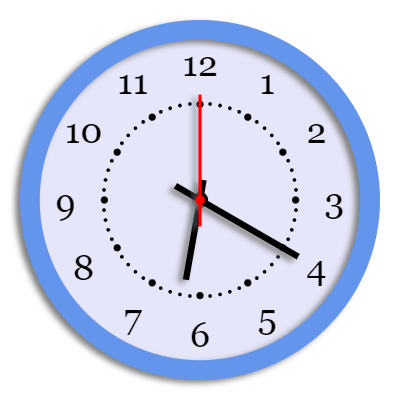
#> input picture clock8.png, 400 x 400 px
$ python 'test remove shadow.py'   (older library calls are emulated)
#> lines starting #> are read from the running program, lines starting #| are printed output that depends on the picture; after the words box and inside, x2 and y2 are one past the last pixel; in counts of white or black regions, pixels touching at a corner belong together
import cv2
import numpy as np

img = cv2.imread("clock8.png")
#> img is the input picture: shape (400, 400, 3); mean B, G, R 238.7, 218, 212.2
cv2.imshow('org img', img)


def shadow_remove(shadow_img):
    rgb_planes = cv2.split(shadow_img)
    result_norm_planes = []
    for plane in rgb_planes:
        dilated_img = cv2.dilate(plane, np.ones((7, 7), np.uint8))
        bg_img = cv2.medianBlur(dilated_img, 21)
        diff_img = 255 - cv2.absdiff(plane, bg_img)
        norm_img = cv2.normalize(diff_img, None, alpha=0, beta=255, norm_type=cv2.NORM_MINMAX, dtype=cv2.CV_8UC1)
        result_norm_planes.append(norm_img)
#> this loop made 3 passes
#> pass 1, in shadow_remove, `dilated_img = cv2.dilate(plane, np.ones((7, 7), np.uint8))`:
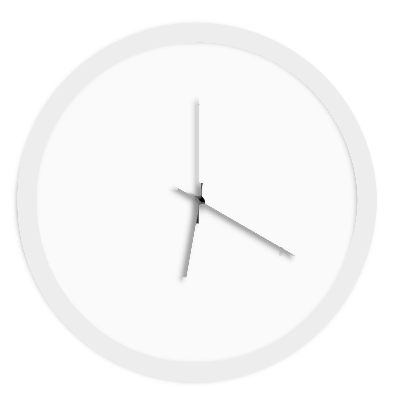
#> dilated_img: shape (400, 400); min 1, max 255, mean 248.9
#> pass 1, in shadow_remove, `diff_img = 255 - cv2.absdiff(plane, bg_img)`:
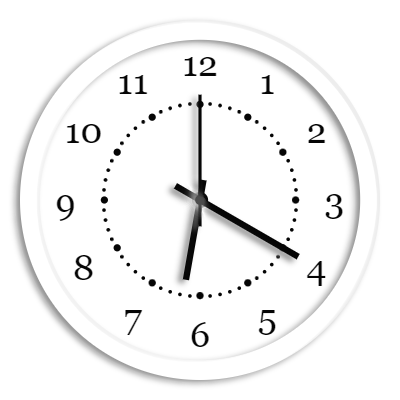
#> diff_img: shape (400, 400); min 5, max 255, mean 244
#> after the loop:
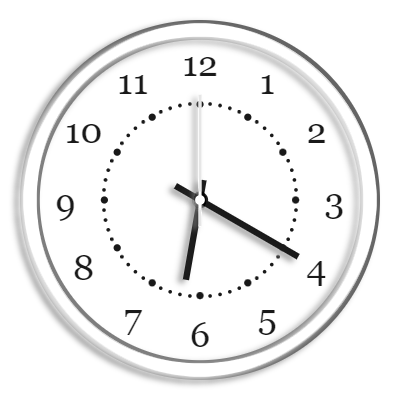
#> diff_img: shape (400, 400); min 0, max 255, mean 240.9
#> after the loop:
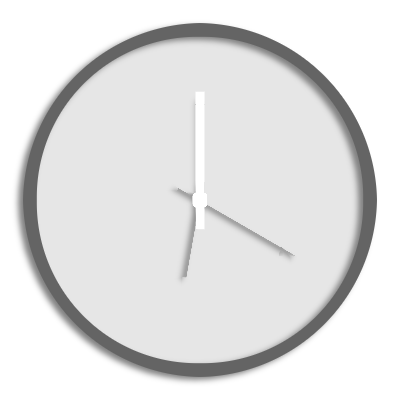
#> dilated_img: shape (400, 400); min 100, max 255, mean 225.7
#> after the loop, result_norm_planes = 3 items
    img_without_shadow = cv2.merge(result_norm_planes)
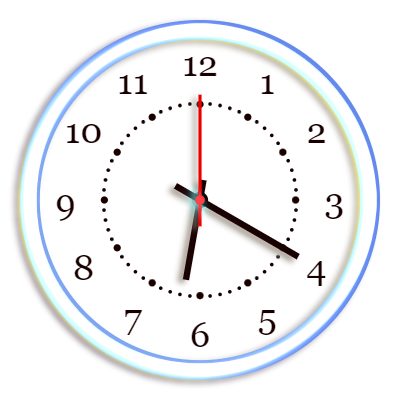
#> img_without_shadow: shape (400, 400, 3); mean of channels 0, 1, 2 243.8, 241.7, 240.9; drawn as B, G, R
    return img_without_shadow


shad = shadow_remove(img)
cv2.imshow('img without shadow', shad)

gray_img = cv2.cvtColor(shad, cv2.COLOR_BGR2GRAY)
gray_img = cv2.GaussianBlur(gray_img, ksize=(7, 7), sigmaX=0)
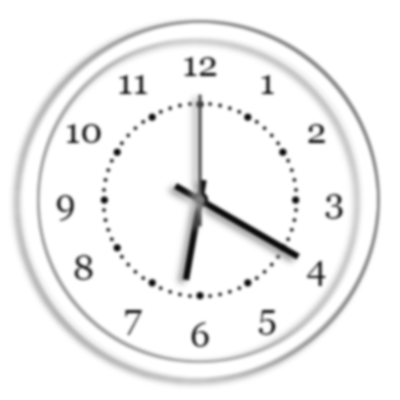
#> gray_img: shape (400, 400); min 11, max 255, mean 241.7
canny_edges = cv2.Canny(gray_img, 100, 150)
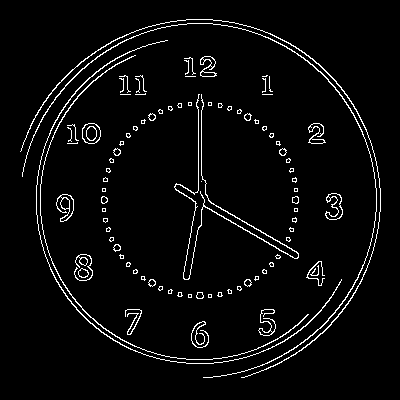
#> canny_edges: shape (400, 400); 4.1% white in thin lines or dots, all inside (x1, y1, x2, y2) = (20, 19, 381, 378)
cv2.imshow('gray img', gray_img)
cv2.imshow('canny edges', canny_edges)

cv2.waitKey(0)
cv2.destroyAllWindows()

$ run again, with clock10.png copied over clock8.png
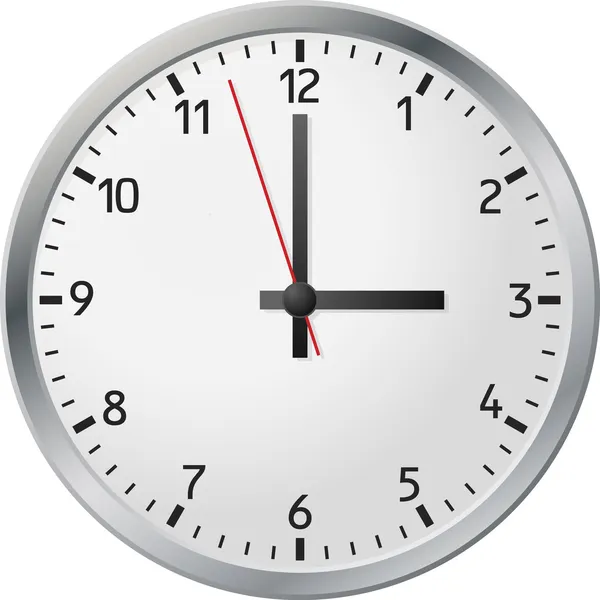
#> input picture clock10.png, 600 x 600 px
#> img is the input picture: shape (600, 600, 3); mean B, G, R 219.9, 219.7, 219.6
#> the loop in shadow_remove, `for plane in rgb_planes:` made 3 passes
#> pass 1, in shadow_remove, `diff_img = 255 - cv2.absdiff(plane, bg_img)`:
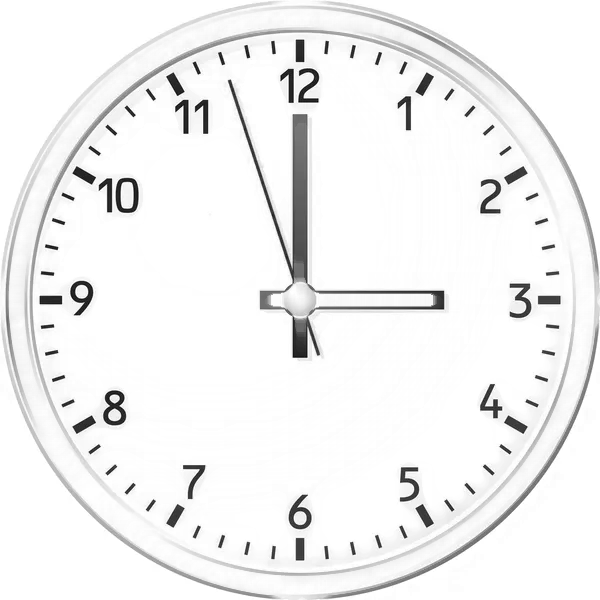
#> diff_img: shape (600, 600); min 3, max 255, mean 241.9
#> after the loop in shadow_remove, `for plane in rgb_planes:`: result_norm_planes = 3 items
#> `canny_edges = cv2.Canny(gray_img, 100, 150)`:
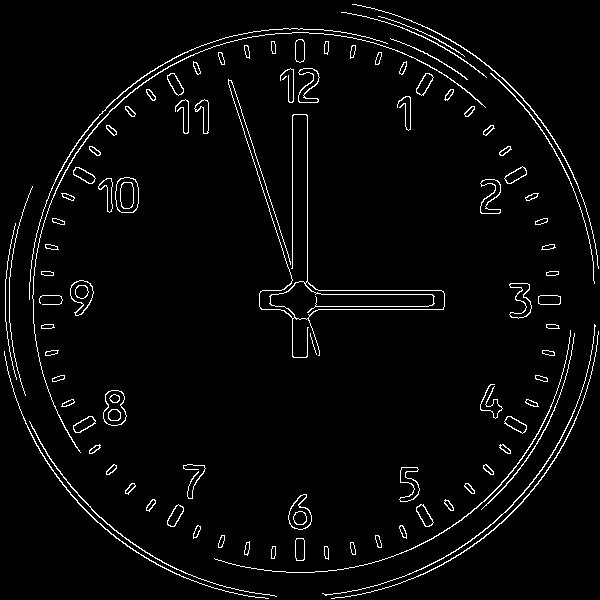
#> canny_edges: shape (600, 600); 3.3% white in thin lines or dots

$ run again, with clock12.png copied over clock8.png
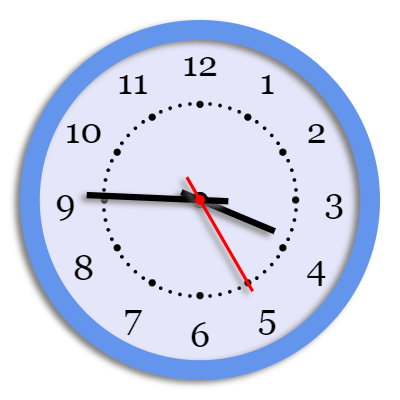
#> input picture clock12.png, 400 x 400 px
#> img is the input picture: shape (400, 400, 3); mean B, G, R 238.8, 218, 212.3
#> the loop in shadow_remove, `for plane in rgb_planes:` made 3 passes
#> after the loop in shadow_remove, `for plane in rgb_planes:`:
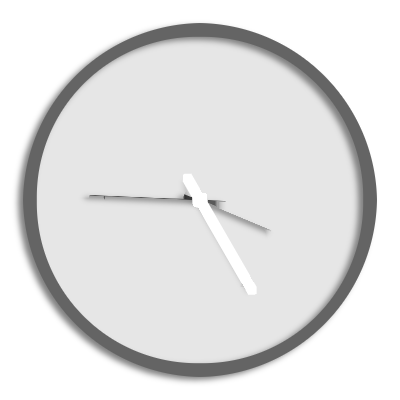
#> dilated_img: shape (400, 400); min 51, max 255, mean 225.7
#> after the loop in shadow_remove, `for plane in rgb_planes:`: result_norm_planes = 3 items
#> `canny_edges = cv2.Canny(gray_img, 100, 150)`:
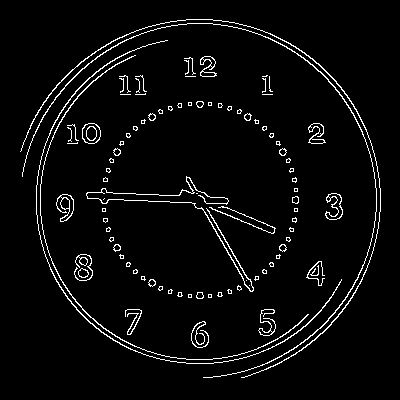
#> canny_edges: shape (400, 400); 4.1% white in thin lines or dots, all inside (x1, y1, x2, y2) = (20, 19, 381, 378)
